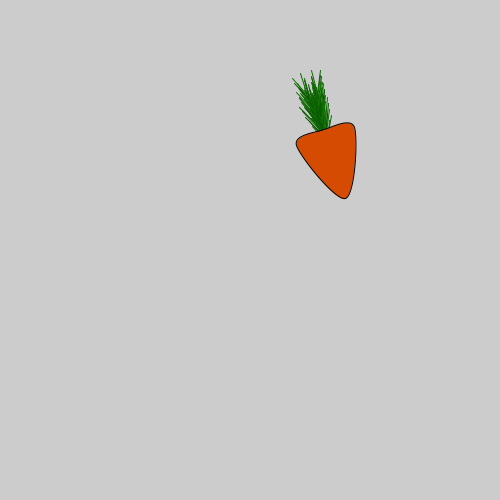
Frame 1 (no input)
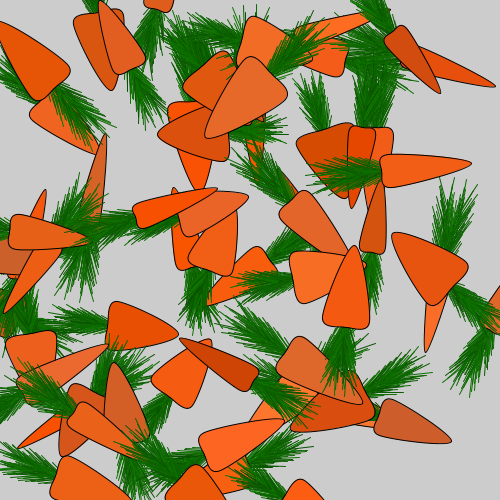
Frame 60 (the mouse pressed at the canvas centre just before this capture)
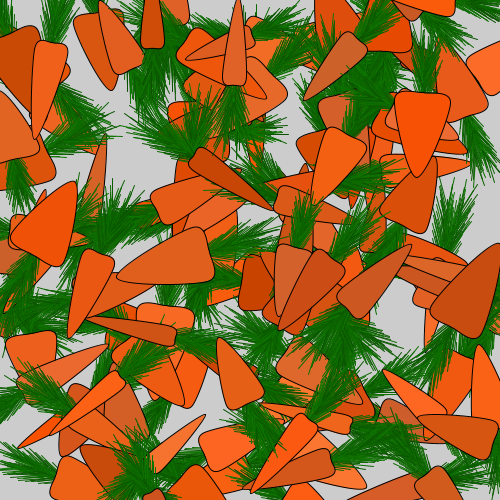
Frame 120 (the mouse held since frame 60 and released just before this capture)

The Processing sketch that drew these frames (run headless with seeded random() and noise(); from frame 60 on, the mouse is pressed at the canvas centre):

// Processing sketch: Day3_Carrot
// ── Day3_Carrot.pde
// Day 3: Carrot

void setup() {
  size(500, 500);
}

void draw() {
  pushMatrix();
  translate(random(width),random(height));
  rotate(random(TWO_PI));
  carrot(0,0);
  popMatrix();
}

void carrot(float x, float y) {
  carrot(x, y, int(Integer.MAX_VALUE * random(0, 1)));
}

void carrot(float x, float y, int seed) {
  randomSeed(seed);
  float w = random(10, 30);
  float h = random(70, 100);
  colorMode(HSB);
  color c = color(random(13, 15), random(200, 255), random(200, 255));
  randomSeed(seed);
  // Draw the leaf first
  carrotLeaf(x, y+0.2*h, 0.5*h, 0.8, 0.2, 0.05, 3);
  // Then the body
  fill(c);
  stroke(0);
  beginShape();
  curveVertex(x, y);
  curveVertex(x, y);
  curveVertex(x-w, y+0.1*h);
  curveVertex(x, y+h);
  curveVertex(x+w, y+0.1*h);
  curveVertex(x, y);
  curveVertex(x, y);
  endShape();
}

void carrotLeaf(float x, float y, float h, float shrink, float angle, float angleDeviation, int depth) {
  color c = color(80+random(-1, 1), 255, random(80, 120));
  stroke(c);
  if (depth <= 0) return;
  pushMatrix();
  translate(x, y);
  line(0, 0, 0, -h);
  for (int i = 0; i < 5; i++) {
    float newY = map(i, 0, 5, 0, h);
    pushMatrix();
    translate(0, -newY);
    pushMatrix();
    rotate(-(angle+random(-angleDeviation, angleDeviation)));
    carrotLeaf(0, 0, shrink*h, shrink, angle, angleDeviation, depth-1);
    popMatrix();
    pushMatrix();
    rotate(angle+random(-angleDeviation, angleDeviation));
    carrotLeaf(0, 0, shrink*h, shrink, angle, angleDeviation, depth-1);
    popMatrix();
    popMatrix();
  }
  popMatrix();
}
